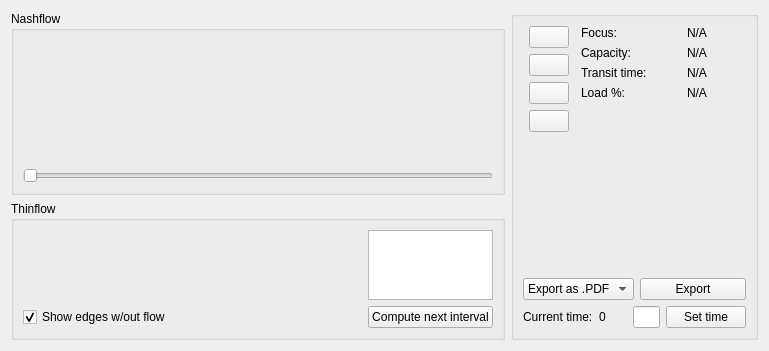
          <widget class="QWidget" name="tab_4">
           <attribute name="title">
            <string>Compute Nashflow</string>
           </attribute>
           <layout class="QGridLayout" name="gridLayout_7">
            <item row="3" column="0">
             <widget class="QGroupBox" name="groupBox_6">
              <property name="sizePolicy">
               <sizepolicy hsizetype="Preferred" vsizetype="Preferred">
                <horstretch>1</horstretch>
                <verstretch>3</verstretch>
               </sizepolicy>
              </property>
              <property name="title">
               <string>Thinflow</string>
              </property>
              <layout class="QGridLayout" name="gridLayout_9">
               <item row="2" column="0">
                <widget class="QCheckBox" name="showEdgesWithoutFlowCheckBox_general">
                 <property name="text">
                  <string>Show edges w/out flow</string>
                 </property>
                 <property name="checked">
                  <bool>true</bool>
                 </property>
                </widget>
               </item>
               <item row="2" column="1">
                <widget class="QPushButton" name="computeIntervalPushButton_general">
                 <property name="sizePolicy">
                  <sizepolicy hsizetype="Preferred" vsizetype="Preferred">
                   <horstretch>0</horstretch>
                   <verstretch>0</verstretch>
                  </sizepolicy>
                 </property>
                 <property name="text">
                  <string>Compute next interval</string>
                 </property>
                 <property name="autoDefault">
                  <bool>false</bool>
                 </property>
                 <property name="default">
                  <bool>false</bool>
                 </property>
                 <property name="flat">
                  <bool>false</bool>
                 </property>
                </widget>
               </item>
               <item row="0" column="0" rowspan="2">
                <widget class="QFrame" name="plotNTFFrame_general">
                 <property name="sizePolicy">
                  <sizepolicy hsizetype="Preferred" vsizetype="Preferred">
                   <horstretch>3</horstretch>
                   <verstretch>0</verstretch>
                  </sizepolicy>
                 </property>
                </widget>
               </item>
               <item row="0" column="1" rowspan="2">
                <widget class="QListWidget" name="intervalsListWidget_general">
                 <property name="sizePolicy">
                  <sizepolicy hsizetype="Expanding" vsizetype="Expanding">
                   <horstretch>1</horstretch>
                   <verstretch>0</verstretch>
                  </sizepolicy>
                 </property>
                 <property name="selectionMode">
                  <enum>QAbstractItemView::NoSelection</enum>
                 </property>
                </widget>
               </item>
              </layout>
             </widget>
            </item>
            <item row="2" column="0">
             <widget class="QGroupBox" name="groupBox_4">
              <property name="sizePolicy">
               <sizepolicy hsizetype="Preferred" vsizetype="Preferred">
                <horstretch>2</horstretch>
                <verstretch>4</verstretch>
               </sizepolicy>
              </property>
              <property name="title">
               <string>Nashflow</string>
              </property>
              <layout class="QVBoxLayout" name="verticalLayout_7">
               <item>
                <widget class="QFrame" name="plotAnimationFrame_general">
                 <property name="sizePolicy">
                  <sizepolicy hsizetype="Preferred" vsizetype="Preferred">
                   <horstretch>0</horstretch>
                   <verstretch>2</verstretch>
                  </sizepolicy>
                 </property>
                </widget>
               </item>
               <item>
                <widget class="QSlider" name="timeSlider_general">
                 <property name="orientation">
                  <enum>Qt::Horizontal</enum>
                 </property>
                </widget>
               </item>
              </layout>
             </widget>
            </item>
            <item row="2" column="1" rowspan="2">
             <widget class="QGroupBox" name="groupBox_5">
              <property name="sizePolicy">
               <sizepolicy hsizetype="Preferred" vsizetype="Preferred">
                <horstretch>1</horstretch>
                <verstretch>0</verstretch>
               </sizepolicy>
              </property>
              <property name="title">
               <string/>
              </property>
              <layout class="QVBoxLayout" name="verticalLayout_5">
               <item>
                <layout class="QGridLayout" name="gridLayout_17">
                 <item row="0" column="2">
                  <layout class="QFormLayout" name="formLayout_16">
                   <property name="fieldGrowthPolicy">
                    <enum>QFormLayout::AllNonFixedFieldsGrow</enum>
                   </property>
                   <property name="horizontalSpacing">
                    <number>40</number>
                   </property>
                   <item row="0" column="0">
                    <widget class="QLabel" name="label_62">
                     <property name="text">
                      <string>Focus:</string>
                     </property>
                    </widget>
                   </item>
                   <item row="0" column="1">
                    <widget class="QLabel" name="currentFocusLabel_general">
                     <property name="text">
                      <string>N/A</string>
                     </property>
                    </widget>
                   </item>
                   <item row="1" column="0">
                    <widget class="QLabel" name="label_65">
                     <property name="text">
                      <string>Capacity:</string>
                     </property>
                    </widget>
                   </item>
                   <item row="1" column="1">
                    <widget class="QLabel" name="currentCapacityLabel_general">
                     <property name="text">
                      <string>N/A</string>
                     </property>
                    </widget>
                   </item>
                   <item row="2" column="0">
                    <widget class="QLabel" name="label_66">
                     <property name="text">
                      <string>Transit time:</string>
                     </property>
                    </widget>
                   </item>
                   <item row="3" column="0">
                    <widget class="QLabel" name="label_6">
                     <property name="text">
                      <string>Load %:</string>
                     </property>
                    </widget>
                   </item>
                   <item row="2" column="1">
                    <widget class="QLabel" name="currentTransitTimeLabel_general">
                     <property name="text">
                      <string>N/A</string>
                     </property>
                    </widget>
                   </item>
                   <item row="3" column="1">
                    <widget class="QLabel" name="loadLabel_general">
                     <property name="text">
                      <string>N/A</string>
                     </property>
                    </widget>
                   </item>
                  </layout>
                 </item>
                 <item row="0" column="0">
                  <layout class="QHBoxLayout" name="horizontalLayout_4">
                   <item>
                    <layout class="QFormLayout" name="formLayout_17">
                     <property name="fieldGrowthPolicy">
                      <enum>QFormLayout::AllNonFixedFieldsGrow</enum>
                     </property>
                     <item row="0" column="1">
                      <widget class="QPushButton" name="playPushButton_general">
                       <property name="sizePolicy">
                        <sizepolicy hsizetype="Fixed" vsizetype="Fixed">
                         <horstretch>0</horstretch>
                         <verstretch>0</verstretch>
                        </sizepolicy>
                       </property>
                       <property name="text">
                        <string/>
                       </property>
                       <property name="icon">
                        <iconset resource="icons.qrc">
                         <normaloff>:/Play/Pause/Stop/play.png</normaloff>:/Play/Pause/Stop/play.png</iconset>
                       </property>
                      </widget>
                     </item>
                     <item row="1" column="1">
                      <widget class="QPushButton" name="pausePushButton_general">
                       <property name="sizePolicy">
                        <sizepolicy hsizetype="Fixed" vsizetype="Fixed">
                         <horstretch>0</horstretch>
                         <verstretch>0</verstretch>
                        </sizepolicy>
                       </property>
                       <property name="text">
                        <string/>
                       </property>
                       <property name="icon">
                        <iconset resource="icons.qrc">
                         <normaloff>:/Play/Pause/Stop/pause.png</normaloff>:/Play/Pause/Stop/pause.png</iconset>
                       </property>
                      </widget>
                     </item>
                     <item row="2" column="1">
                      <widget class="QPushButton" name="stopPushButton_general">
                       <property name="sizePolicy">
                        <sizepolicy hsizetype="Fixed" vsizetype="Fixed">
                         <horstretch>0</horstretch>
                         <verstretch>0</verstretch>
                        </sizepolicy>
                       </property>
                       <property name="text">
                        <string/>
                       </property>
                       <property name="icon">
                        <iconset resource="icons.qrc">
                         <normaloff>:/Play/Pause/Stop/stop.png</normaloff>:/Play/Pause/Stop/stop.png</iconset>
                       </property>
                      </widget>
                     </item>
                     <item row="3" column="1">
                      <widget class="QPushButton" name="recordPushButton_general">
                       <property name="sizePolicy">
                        <sizepolicy hsizetype="Fixed" vsizetype="Fixed">
                         <horstretch>0</horstretch>
                         <verstretch>0</verstretch>
                        </sizepolicy>
                       </property>
                       <property name="text">
                        <string/>
                       </property>
                       <property name="icon">
                        <iconset>
                         <normaloff>:/record/Downloads/rec-button2.png</normaloff>:/record/Downloads/rec-button2.png</iconset>
                       </property>
                      </widget>
                     </item>
                    </layout>
                   </item>
                   <item>
                    <widget class="QFrame" name="plotQueueFrame_general">
                     <property name="sizePolicy">
                      <sizepolicy hsizetype="Preferred" vsizetype="Preferred">
                       <horstretch>3</horstretch>
                       <verstretch>0</verstretch>
                      </sizepolicy>
                     </property>
                     <property name="maximumSize">
                      <size>
                       <width>81</width>
                       <height>128</height>
                      </size>
                     </property>
                     <property name="layoutDirection">
                      <enum>Qt::LeftToRight</enum>
                     </property>
                    </widget>
                   </item>
                  </layout>
                 </item>
                 <item row="0" column="3">
                  <spacer name="horizontalSpacer_2">
                   <property name="orientation">
                    <enum>Qt::Horizontal</enum>
                   </property>
                   <property name="sizeHint" stdset="0">
                    <size>
                     <width>40</width>
                     <height>20</height>
                    </size>
                   </property>
                  </spacer>
                 </item>
                </layout>
               </item>
               <item>
                <widget class="QFrame" name="plotDiagramFrame_general">
                 <property name="sizePolicy">
                  <sizepolicy hsizetype="Preferred" vsizetype="Preferred">
                   <horstretch>0</horstretch>
                   <verstretch>1</verstretch>
                  </sizepolicy>
                 </property>
                </widget>
               </item>
               <item>
                <layout class="QHBoxLayout" name="horizontalLayout">
                 <item>
                  <widget class="QComboBox" name="exportComboBox_general">
                   <item>
                    <property name="text">
                     <string>Export as .PDF</string>
                    </property>
                   </item>
                   <item>
                    <property name="text">
                     <string>Export as .PGF</string>
                    </property>
                   </item>
                  </widget>
                 </item>
                 <item>
                  <widget class="QPushButton" name="exportDiagramPushButton_general">
                   <property name="text">
                    <string>Export</string>
                   </property>
                  </widget>
                 </item>
                </layout>
               </item>
               <item>
                <layout class="QHBoxLayout" name="horizontalLayout_2">
                 <item>
                  <widget class="QLabel" name="label_20">
                   <property name="text">
                    <string>Current time:</string>
                   </property>
                  </widget>
                 </item>
                 <item>
                  <widget class="QLabel" name="currentSliderTimeLabel_general">
                   <property name="sizePolicy">
                    <sizepolicy hsizetype="Preferred" vsizetype="Preferred">
                     <horstretch>1</horstretch>
                     <verstretch>0</verstretch>
                    </sizepolicy>
                   </property>
                   <property name="text">
                    <string>0</string>
                   </property>
                  </widget>
                 </item>
                 <item>
                  <widget class="QLineEdit" name="setTimeLineEdit_general">
                   <property name="sizePolicy">
                    <sizepolicy hsizetype="Preferred" vsizetype="Preferred">
                     <horstretch>1</horstretch>
                     <verstretch>0</verstretch>
                    </sizepolicy>
                   </property>
                   <property name="text">
                    <string/>
                   </property>
                  </widget>
                 </item>
                 <item>
                  <widget class="QPushButton" name="setTimePushButton_general">
                   <property name="sizePolicy">
                    <sizepolicy hsizetype="Preferred" vsizetype="Preferred">
                     <horstretch>0</horstretch>
                     <verstretch>0</verstretch>
                    </sizepolicy>
                   </property>
                   <property name="text">
                    <string>Set time</string>
                   </property>
                  </widget>
                 </item>
                </layout>
               </item>
              </layout>
             </widget>
            </item>
           </layout>
          </widget>
